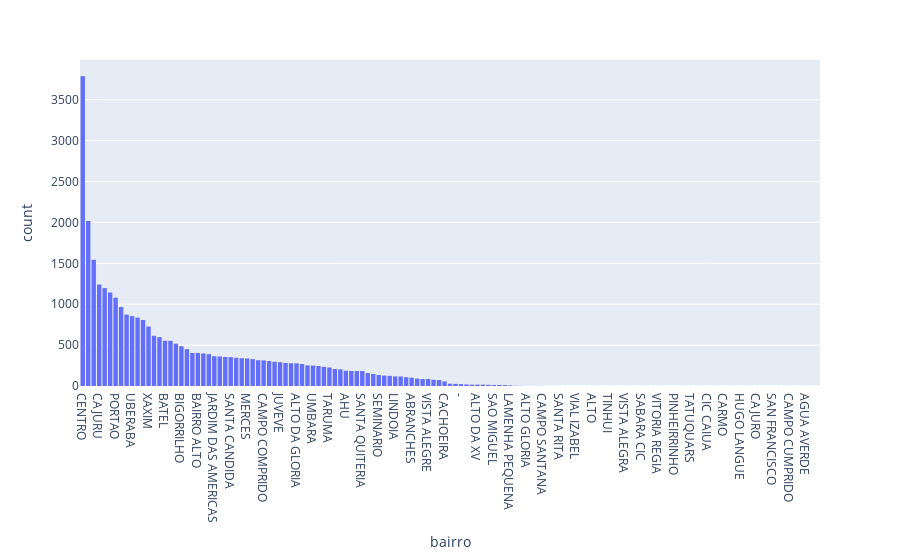

Notebook code cell kept with this figure:
### Markdown cell above
## Occurrences per district visualization

### Code cell
px.histogram(df_coord_2020, x='bairro').update_xaxes(categoryorder='total descending').show()

### Figure 1 — Plotly figure (JSON) as saved in the notebook; plotly's stock layout.template omitted (floating-point values rounded to 4 significant figures; data arrays with more than 128 entries replaced by an {"elided": "..."} marker saying what was removed)
{"data": [{"alignmentgroup": "True", "bingroup": "x", "hovertemplate": "bairro=%{x}<br>count=%{y}<extra></extra>", "legendgroup": "", "marker": {"color": "#636efa", "pattern": {"shape": ""}}, "name": "", "offsetgroup": "", "orientation": "v", "showlegend": false, "type": "histogram", "x": {"elided": "32066 str values"}, "xaxis": "x", "yaxis": "y"}], "layout": {"barmode": "relative", "legend": {"tracegroupgap": 0}, "margin": {"t": 60}, "xaxis": {"anchor": "y", "categoryorder": "total descending", "domain": [0, 1], "title": {"text": "bairro"}}, "yaxis": {"anchor": "x", "domain": [0, 1], "title": {"text": "count"}}}}
